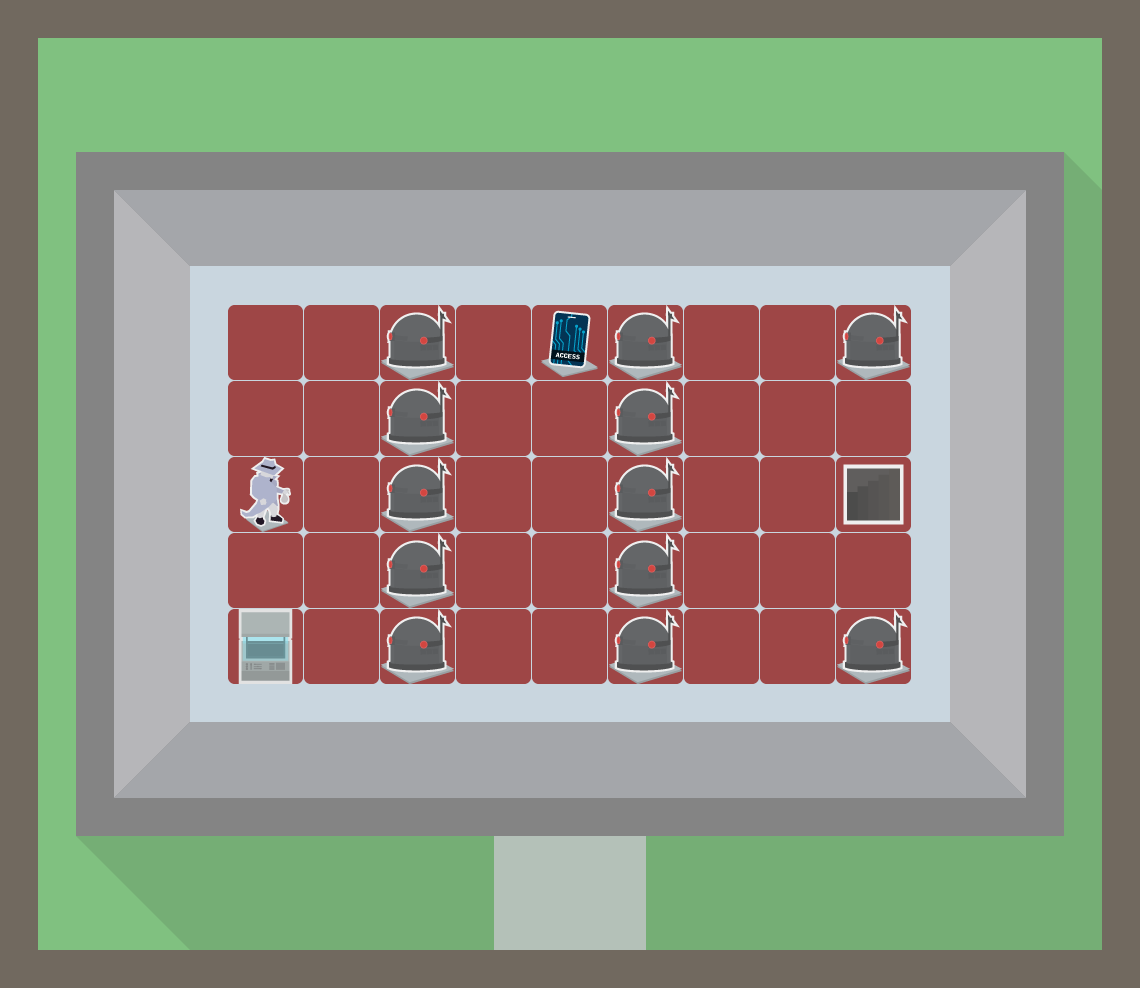

A 2D game scene composited from a Tiled map and its tileset images. What follows is a short description and the map's XML, with every tile layer's data as written:
An orthogonal 30x26 tile map with 38x38 px tiles, 3 tile layers (Background, Ground, Foreground), 2 tilesets.

<map version="1.0" tiledversion="1.1.4" orientation="orthogonal" renderorder="right-down" width="30" height="26" tilewidth="38" tileheight="38" infinite="0" nextobjectid="17">
 <tileset firstgid="1" name="tiles" tilewidth="75" tileheight="75" tilecount="12" columns="4">
  <image source="tiles.png" width="300" height="225" />
 </tileset>
 <tileset firstgid="13" name="warehouse" tilewidth="38" tileheight="38" tilecount="100" columns="10">
  <image source="tilesets/warehouse.png" width="380" height="380" />
 </tileset>
 <layer name="Background" width="30" height="26">
  <data encoding="csv">
13,13,13,13,13,13,13,13,13,13,13,13,13,13,13,13,13,13,13,13,13,13,13,13,13,13,13,13,13,13,
13,24,24,24,24,24,24,24,24,24,24,24,24,24,24,24,24,24,24,24,24,24,24,24,24,24,24,24,24,13,
13,24,24,24,24,24,24,24,24,24,24,24,24,24,24,24,24,24,24,24,24,24,24,24,24,24,24,24,24,13,
13,24,24,24,24,24,24,24,24,24,24,24,24,24,24,24,24,24,24,24,24,24,24,24,24,24,24,24,24,13,
13,24,35,35,35,35,35,35,35,35,35,35,35,35,35,35,35,35,35,35,35,35,35,35,35,35,35,35,41,13,
13,24,35,46,47,47,47,47,47,47,47,47,47,47,47,47,47,47,47,47,47,47,47,47,47,47,49,35,100,13,
13,24,35,56,46,47,47,47,47,47,47,47,47,47,47,47,47,47,47,47,47,47,47,47,47,49,56,35,100,13,
13,24,35,56,56,57,57,57,57,57,57,57,57,57,57,57,57,57,57,57,57,57,57,57,57,56,56,35,100,13,
13,24,35,56,56,57,57,57,57,57,57,57,57,57,57,57,57,57,57,57,57,57,57,57,57,56,56,35,100,13,
13,24,35,56,56,57,57,57,57,57,57,57,57,57,57,57,57,57,57,57,57,57,57,57,57,56,56,35,100,13,
13,24,35,56,56,57,57,57,57,57,57,57,57,57,57,57,57,57,57,57,57,57,57,57,57,56,56,35,100,13,
13,24,35,56,56,57,57,57,57,57,57,57,57,57,57,57,57,57,57,57,57,57,57,57,57,56,56,35,100,13,
13,24,35,56,56,57,57,57,57,57,57,57,57,57,57,57,57,57,57,57,57,57,57,57,57,56,56,35,100,13,
13,24,35,56,56,57,57,57,57,57,57,57,57,57,57,57,57,57,57,57,57,57,57,57,57,56,56,35,100,13,
13,24,35,56,56,57,57,57,57,57,57,57,57,57,57,57,57,57,57,57,57,57,57,57,57,56,56,35,100,13,
13,24,35,56,56,57,57,57,57,57,57,57,57,57,57,57,57,57,57,57,57,57,57,57,57,56,56,35,100,13,
13,24,35,56,56,57,57,57,57,57,57,57,57,57,57,57,57,57,57,57,57,57,57,57,57,56,56,35,100,13,
13,24,35,56,56,57,57,57,57,57,57,57,57,57,57,57,57,57,57,57,57,57,57,57,57,56,56,35,100,13,
13,24,35,56,56,57,57,57,57,57,57,57,57,57,57,57,57,57,57,57,57,57,57,57,57,56,56,35,100,13,
13,24,35,56,76,47,47,47,47,47,47,47,47,47,47,47,47,47,47,47,47,47,47,47,47,79,56,35,100,13,
13,24,35,76,47,47,47,47,47,47,47,47,47,47,47,47,47,47,47,47,47,47,47,47,47,47,79,35,100,13,
13,24,35,35,35,35,35,35,35,35,35,35,35,35,35,35,35,35,35,35,35,35,35,35,35,35,35,35,100,13,
13,24,95,100,100,100,100,100,100,100,100,100,100,97,97,97,97,100,100,100,100,100,100,100,100,100,100,100,100,13,
13,24,24,95,100,100,100,100,100,100,100,100,100,97,97,97,97,100,100,100,100,100,100,100,100,100,100,100,100,13,
13,24,24,24,95,100,100,100,100,100,100,100,100,97,97,97,97,100,100,100,100,100,100,100,100,100,100,100,100,13,
13,13,13,13,13,13,13,13,13,13,13,13,13,13,13,13,13,13,13,13,13,13,13,13,13,13,13,13,13,13
</data>
 </layer>
 <layer name="Ground" width="30" height="26">
  <data encoding="csv">
0,0,0,0,0,0,0,0,0,0,0,0,0,0,0,0,0,0,0,0,0,0,0,0,0,0,0,0,0,0,
0,0,0,0,0,0,0,0,0,0,0,0,0,0,0,0,0,0,0,0,0,0,0,0,0,0,0,0,0,0,
0,0,0,0,0,0,0,0,0,0,0,0,0,0,0,0,0,0,0,0,0,0,0,0,0,0,0,0,0,0,
0,0,0,0,0,0,0,0,0,0,0,0,0,0,0,0,0,0,0,0,0,0,0,0,0,0,0,0,0,0,
0,0,0,0,0,0,0,0,0,0,0,0,0,0,0,0,0,0,0,0,0,0,0,0,0,0,0,0,0,0,
0,0,0,0,0,0,0,0,0,0,0,0,0,0,0,0,0,0,0,0,0,0,0,0,0,0,0,0,0,0,
0,0,0,0,0,0,0,0,0,0,0,0,0,0,0,0,0,0,0,0,0,0,0,0,0,0,0,0,0,0,
0,0,0,0,0,0,0,0,0,0,0,0,0,0,0,0,0,0,0,0,0,0,0,0,0,0,0,0,0,0,
0,0,0,0,0,0,0,0,0,0,0,0,0,0,0,0,0,0,0,0,0,0,0,0,0,0,0,0,0,0,
0,0,0,0,0,0,6,0,6,0,6,0,6,0,6,0,6,0,6,0,6,0,6,0,0,0,0,0,0,0,
0,0,0,0,0,0,0,0,0,0,0,0,0,0,0,0,0,0,0,0,0,0,0,0,0,0,0,0,0,0,
0,0,0,0,0,0,6,0,6,0,6,0,6,0,6,0,6,0,6,0,6,0,6,0,0,0,0,0,0,0,
0,0,0,0,0,0,0,0,0,0,0,0,0,0,0,0,0,0,0,0,0,0,0,0,0,0,0,0,0,0,
0,0,0,0,0,0,6,0,6,0,6,0,6,0,6,0,6,0,6,0,6,0,6,0,0,0,0,0,0,0,
0,0,0,0,0,0,0,0,0,0,0,0,0,0,0,0,0,0,0,0,0,0,0,0,0,0,0,0,0,0,
0,0,0,0,0,0,6,0,6,0,6,0,6,0,6,0,6,0,6,0,6,0,6,0,0,0,0,0,0,0,
0,0,0,0,0,0,0,0,0,0,0,0,0,0,0,0,0,0,0,0,0,0,0,0,0,0,0,0,0,0,
0,0,0,0,0,0,6,0,6,0,6,0,6,0,6,0,6,0,6,0,6,0,6,0,0,0,0,0,0,0,
0,0,0,0,0,0,0,0,0,0,0,0,0,0,0,0,0,0,0,0,0,0,0,0,0,0,0,0,0,0,
0,0,0,0,0,0,0,0,0,0,0,0,0,0,0,0,0,0,0,0,0,0,0,0,0,0,0,0,0,0,
0,0,0,0,0,0,0,0,0,0,0,0,0,0,0,0,0,0,0,0,0,0,0,0,0,0,0,0,0,0,
0,0,0,0,0,0,0,0,0,0,0,0,0,0,0,0,0,0,0,0,0,0,0,0,0,0,0,0,0,0,
0,0,0,0,0,0,0,0,0,0,0,0,0,0,0,0,0,0,0,0,0,0,0,0,0,0,0,0,0,0,
0,0,0,0,0,0,0,0,0,0,0,0,0,0,0,0,0,0,0,0,0,0,0,0,0,0,0,0,0,0,
0,0,0,0,0,0,0,0,0,0,0,0,0,0,0,0,0,0,0,0,0,0,0,0,0,0,0,0,0,0,
0,0,0,0,0,0,0,0,0,0,0,0,0,0,0,0,0,0,0,0,0,0,0,0,0,0,0,0,0,0
</data>
 </layer>
 <layer name="Foreground" width="30" height="26">
  <data encoding="csv">
0,0,0,0,0,0,0,0,0,0,0,0,0,0,0,0,0,0,0,0,0,0,0,0,0,0,0,0,0,0,
0,0,0,0,0,0,0,0,0,0,0,0,0,0,0,0,0,0,0,0,0,0,0,0,0,0,0,0,0,0,
0,0,0,0,0,0,0,0,0,0,0,0,0,0,0,0,0,0,0,0,0,0,0,0,0,0,0,0,0,0,
0,0,0,0,0,0,0,0,0,0,0,0,0,0,0,0,0,0,0,0,0,0,0,0,0,0,0,0,0,0,
0,0,0,0,0,0,0,0,0,0,0,0,0,0,0,0,0,0,0,0,0,0,0,0,0,0,0,0,0,0,
0,0,0,0,0,0,0,0,0,0,0,0,0,0,0,0,0,0,0,0,0,0,0,0,0,0,0,0,0,0,
0,0,0,0,0,0,0,0,0,0,0,0,0,0,0,0,0,0,0,0,0,0,0,0,0,0,0,0,0,0,
0,0,0,0,0,0,0,0,0,0,0,0,0,0,0,0,0,0,0,0,0,0,0,0,0,0,0,0,0,0,
0,0,0,0,0,0,0,0,0,0,0,0,0,0,0,0,0,0,0,0,0,0,0,0,0,0,0,0,0,0,
0,0,0,0,0,0,0,0,0,0,7,0,0,0,10,0,7,0,0,0,0,0,7,0,0,0,0,0,0,0,
0,0,0,0,0,0,0,0,0,0,0,0,0,0,0,0,0,0,0,0,0,0,0,0,0,0,0,0,0,0,
0,0,0,0,0,0,0,0,0,0,7,0,0,0,0,0,7,0,0,0,0,0,0,0,0,0,0,0,0,0,
0,0,0,0,0,0,0,0,0,0,0,0,0,0,0,0,0,0,0,0,0,0,0,0,0,0,0,0,0,0,
0,0,0,0,0,0,8,0,0,0,7,0,0,0,0,0,7,0,0,0,0,0,2,0,0,0,0,0,0,0,
0,0,0,0,0,0,0,0,0,0,0,0,0,0,0,0,0,0,0,0,0,0,0,0,0,0,0,0,0,0,
0,0,0,0,0,0,0,0,0,0,7,0,0,0,0,0,7,0,0,0,0,0,0,0,0,0,0,0,0,0,
0,0,0,0,0,0,0,0,0,0,0,0,0,0,0,0,0,0,0,0,0,0,0,0,0,0,0,0,0,0,
0,0,0,0,0,0,3,0,0,0,7,0,0,0,0,0,7,0,0,0,0,0,7,0,0,0,0,0,0,0,
0,0,0,0,0,0,0,0,0,0,0,0,0,0,0,0,0,0,0,0,0,0,0,0,0,0,0,0,0,0,
0,0,0,0,0,0,0,0,0,0,0,0,0,0,0,0,0,0,0,0,0,0,0,0,0,0,0,0,0,0,
0,0,0,0,0,0,0,0,0,0,0,0,0,0,0,0,0,0,0,0,0,0,0,0,0,0,0,0,0,0,
0,0,0,0,0,0,0,0,0,0,0,0,0,0,0,0,0,0,0,0,0,0,0,0,0,0,0,0,0,0,
0,0,0,0,0,0,0,0,0,0,0,0,0,0,0,0,0,0,0,0,0,0,0,0,0,0,0,0,0,0,
0,0,0,0,0,0,0,0,0,0,0,0,0,0,0,0,0,0,0,0,0,0,0,0,0,0,0,0,0,0,
0,0,0,0,0,0,0,0,0,0,0,0,0,0,0,0,0,0,0,0,0,0,0,0,0,0,0,0,0,0,
0,0,0,0,0,0,0,0,0,0,0,0,0,0,0,0,0,0,0,0,0,0,0,0,0,0,0,0,0,0
</data>
 </layer>
</map>
